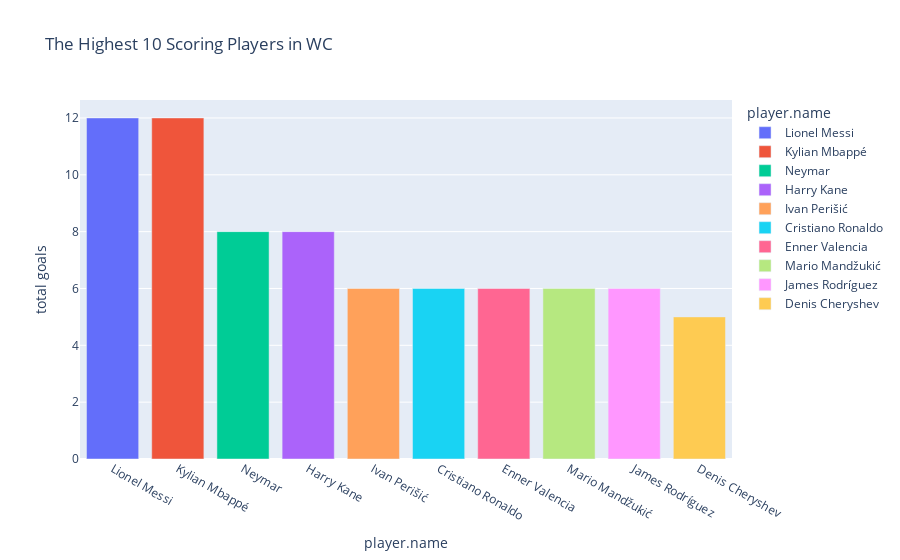

The cell this chart's notebook holds for it:
### Markdown cell above
### The Highest Scoring Players in World Cup

### Code cell
highest_scoring_player = all_match_data[all_match_data.tournament == "World Championship"] \
                                       .groupby("player.name")["id"] \
                                       .count() \
                                       .rename("total goals") \
                                       .reset_index() \
                                       .sort_values(by="total goals", ascending=False) \
                                       .head(10)


px.bar(highest_scoring_player, x="player.name", y="total goals", color="player.name", title="The Highest 10 Scoring Players in WC")

### Figure 1 — Plotly figure (JSON) as saved in the notebook; plotly's stock layout.template omitted (floating-point values rounded to 4 significant figures)
{"data": [{"alignmentgroup": "True", "hovertemplate": "player.name=%{x}<br>total goals=%{y}<extra></extra>", "legendgroup": "Lionel Messi", "marker": {"color": "#636efa", "pattern": {"shape": ""}}, "name": "Lionel Messi", "offsetgroup": "Lionel Messi", "orientation": "v", "showlegend": true, "textposition": "auto", "type": "bar", "x": ["Lionel Messi"], "xaxis": "x", "y": [12], "yaxis": "y"}, {"alignmentgroup": "True", "hovertemplate": "player.name=%{x}<br>total goals=%{y}<extra></extra>", "legendgroup": "Kylian Mbappé", "marker": {"color": "#EF553B", "pattern": {"shape": ""}}, "name": "Kylian Mbappé", "offsetgroup": "Kylian Mbappé", "orientation": "v", "showlegend": true, "textposition": "auto", "type": "bar", "x": ["Kylian Mbappé"], "xaxis": "x", "y": [12], "yaxis": "y"}, {"alignmentgroup": "True", "hovertemplate": "player.name=%{x}<br>total goals=%{y}<extra></extra>", "legendgroup": "Neymar", "marker": {"color": "#00cc96", "pattern": {"shape": ""}}, "name": "Neymar", "offsetgroup": "Neymar", "orientation": "v", "showlegend": true, "textposition": "auto", "type": "bar", "x": ["Neymar"], "xaxis": "x", "y": [8], "yaxis": "y"}, {"alignmentgroup": "True", "hovertemplate": "player.name=%{x}<br>total goals=%{y}<extra></extra>", "legendgroup": "Harry Kane", "marker": {"color": "#ab63fa", "pattern": {"shape": ""}}, "name": "Harry Kane", "offsetgroup": "Harry Kane", "orientation": "v", "showlegend": true, "textposition": "auto", "type": "bar", "x": ["Harry Kane"], "xaxis": "x", "y": [8], "yaxis": "y"}, {"alignmentgroup": "True", "hovertemplate": "player.name=%{x}<br>total goals=%{y}<extra></extra>", "legendgroup": "Ivan Perišić", "marker": {"color": "#FFA15A", "pattern": {"shape": ""}}, "name": "Ivan Perišić", "offsetgroup": "Ivan Perišić", "orientation": "v", "showlegend": true, "textposition": "auto", "type": "bar", "x": ["Ivan Perišić"], "xaxis": "x", "y": [6], "yaxis": "y"}, {"alignmentgroup": "True", "hovertemplate": "player.name=%{x}<br>total goals=%{y}<extra></extra>", "legendgroup": "Cristiano Ronaldo", "marker": {"color": "#19d3f3", "pattern": {"shape": ""}}, "name": "Cristiano Ronaldo", "offsetgroup": "Cristiano Ronaldo", "orientation": "v", "showlegend": true, "textposition": "auto", "type": "bar", "x": ["Cristiano Ronaldo"], "xaxis": "x", "y": [6], "yaxis": "y"}, {"alignmentgroup": "True", "hovertemplate": "player.name=%{x}<br>total goals=%{y}<extra></extra>", "legendgroup": "Enner Valencia", "marker": {"color": "#FF6692", "pattern": {"shape": ""}}, "name": "Enner Valencia", "offsetgroup": "Enner Valencia", "orientation": "v", "showlegend": true, "textposition": "auto", "type": "bar", "x": ["Enner Valencia"], "xaxis": "x", "y": [6], "yaxis": "y"}, {"alignmentgroup": "True", "hovertemplate": "player.name=%{x}<br>total goals=%{y}<extra></extra>", "legendgroup": "Mario Mandžukić", "marker": {"color": "#B6E880", "pattern": {"shape": ""}}, "name": "Mario Mandžukić", "offsetgroup": "Mario Mandžukić", "orientation": "v", "showlegend": true, "textposition": "auto", "type": "bar", "x": ["Mario Mandžukić"], "xaxis": "x", "y": [6], "yaxis": "y"}, {"alignmentgroup": "True", "hovertemplate": "player.name=%{x}<br>total goals=%{y}<extra></extra>", "legendgroup": "James Rodríguez", "marker": {"color": "#FF97FF", "pattern": {"shape": ""}}, "name": "James Rodríguez", "offsetgroup": "James Rodríguez", "orientation": "v", "showlegend": true, "textposition": "auto", "type": "bar", "x": ["James Rodríguez"], "xaxis": "x", "y": [6], "yaxis": "y"}, {"alignmentgroup": "True", "hovertemplate": "player.name=%{x}<br>total goals=%{y}<extra></extra>", "legendgroup": "Denis Cheryshev", "marker": {"color": "#FECB52", "pattern": {"shape": ""}}, "name": "Denis Cheryshev", "offsetgroup": "Denis Cheryshev", "orientation": "v", "showlegend": true, "textposition": "auto", "type": "bar", "x": ["Denis Cheryshev"], "xaxis": "x", "y": [5], "yaxis": "y"}], "layout": {"barmode": "relative", "legend": {"title": {"text": "player.name"}, "tracegroupgap": 0}, "title": {"text": "The Highest 10 Scoring Players in WC"}, "xaxis": {"anchor": "y", "categoryarray": ["Lionel Messi", "Kylian Mbappé", "Neymar", "Harry Kane", "Ivan Perišić", "Cristiano Ronaldo", "Enner Valencia", "Mario Mandžukić", "James Rodríguez", "Denis Cheryshev"], "categoryorder": "array", "domain": [0, 1], "title": {"text": "player.name"}}, "yaxis": {"anchor": "x", "domain": [0, 1], "title": {"text": "total goals"}}}}
